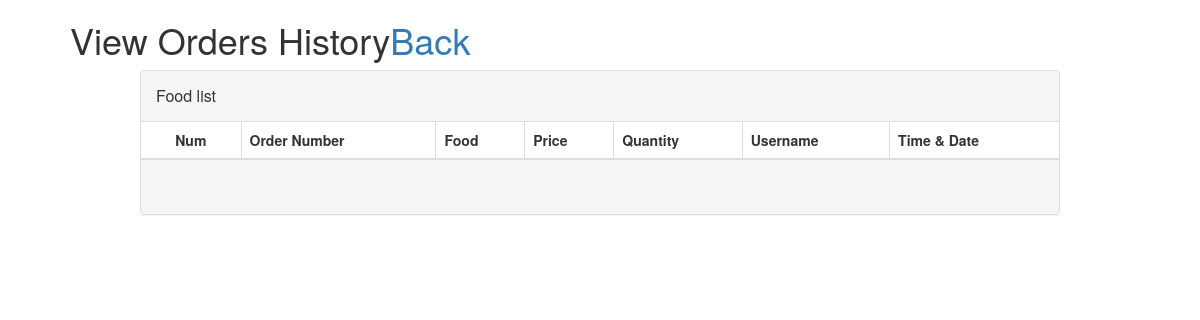
Before: /Superadmin/viewhistoryOrder.php with the older database file.
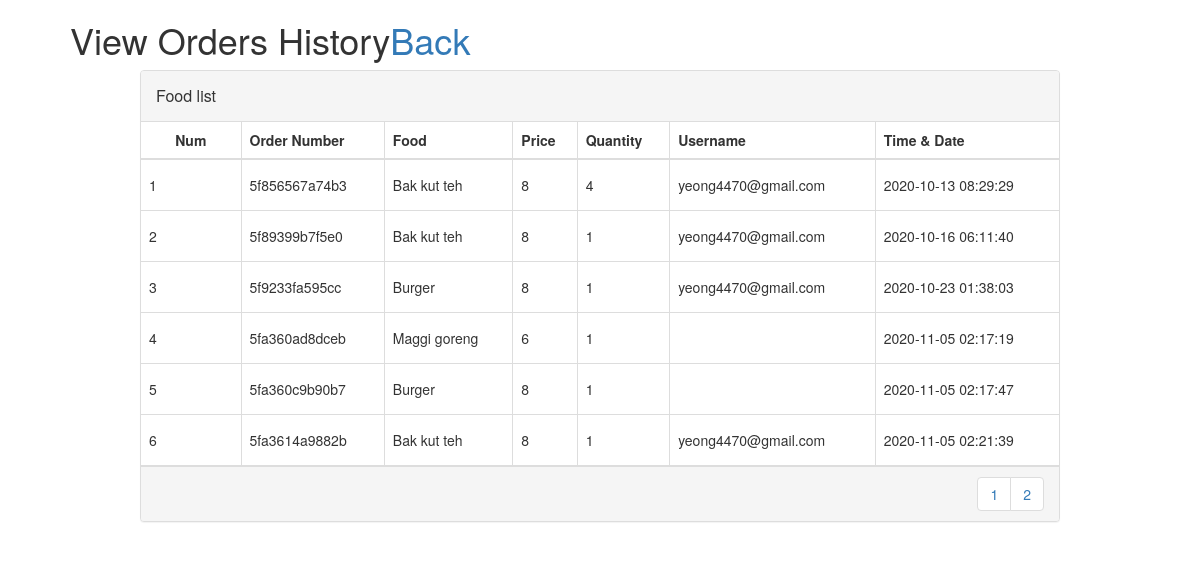
After: the same page with the newer database file.
### tables this page shows
CREATE TABLE `orders` (
  `cust_id` varchar(255) NOT NULL,
  `order_id` int(30) NOT NULL,
  `foodname` varchar(255) NOT NULL,
  `price` int(30) NOT NULL,
  `quantity` int(30) NOT NULL,
  `username` varchar(255) NOT NULL,
  `date_time` timestamp NOT NULL DEFAULT current_timestamp() ON UPDATE current_timestamp()
);

### Superadmin/viewhistoryOrder.php (the view, shortened to what this page needs)
<!DOCTYPE html>
<html>
<head>
    <link href="//maxcdn.bootstrapcdn.com/bootstrap/4.1.1/css/bootstrap.min.css" rel="stylesheet" id="bootstrap-css">
    <link href="//maxcdn.bootstrapcdn.com/bootstrap/3.3.0/css/bootstrap.min.css" rel="stylesheet" id="bootstrap-css">
    <link href="https://cdnjs.cloudflare.com/ajax/libs/font-awesome/4.4.0/css/font-awesome.min.css" rel='stylesheet' type='text/css'>
    <link href="../css/table.css" rel='stylesheet' type='text/css'>
</head>
<?php
require('../database/mysql.php');
$results_per_page = 6;
$sql='SELECT * FROM orders';
$result = mysqli_query($conn, $sql);
$number_of_results = mysqli_num_rows($result);
$number_of_pages = ceil($number_of_results/$results_per_page);
if (!isset($_GET['page'])) {
  $page = 1;
} else {
  $page = $_GET['page'];
}
$this_page_first_result = ($page-1)*$results_per_page;
$sql='SELECT * FROM orders LIMIT ' . $this_page_first_result . ',' .  $results_per_page;
$result = mysqli_query($conn, $sql);
?>
<div class="container">
    <div class="row">
    <h1> &nbsp;&nbsp;&nbsp;&nbsp;View Orders History</h1>
    <h1 style=" text-align: right;"><a href="view.php"  >Back</a></h1>
        <div class="col-md-10 col-md-offset-1">
            <div class="panel panel-default panel-table">
              <div class="panel-heading">
                <div class="row">
                  <div class="col col-xs-6">
                    <h3 class="panel-title">Food list</h3>
                  </div>
                  <div class="col col-xs-6 text-right">
                  </div>
                </div>
              </div>
              <div class="panel-body">
                <table class="table table-bordered">
                  <thead>
                    <tr>
                        <th>Num</th>
                        <th>Order Number</th>
                        <th>Food</th>
                        <th>Price</th>
                        <th>Quantity</th>
                        <th>Username</th>
                        <th>Time & Date</th>
                    </tr>
                  </thead>
                  <tbody>
                          <tr>
                          <?php
                          while($row = mysqli_fetch_array($result)) {
                          ?>
                           <td ><?php echo $row['order_id'];?></td>
                            <td ><?php echo $row['cust_id'];?></td>
                            <td><?php echo $row['foodname'];?></td>
                            <td><?php echo $row['price'];?></td>
                            <td><?php echo $row['quantity'];?></td>
                            <td><?php echo $row['username'];?></td>
                            <td><?php echo $row['date_time'];?></td>
                        </tr>
                          <?php
                            }
                          ?>
                        </tbody>
                </table>
              </div>
              <div class="panel-footer">
                <div class="row">
                  <div class="col col-xs-4">
                  </div>
                  <div class="col col-xs-8">
                    <ul class="pagination hidden-xs pull-right">
                      <?php
                      for ($page=1;$page<=$number_of_pages;$page++) {
                        echo ' <li><a href="viewhistoryOrder.php?page=' . $page . '">' . $page . '</a> </li> ';}
                        ?>
                    </ul>
                  </div>
                </div>
              </div>
</div></div></div>
</html>

Changed rows visible on the page:
added orders: order_id "1", cust "5f856567a74b3", foodname "Bak kut teh", price "8", quantity "4", username "yeong4470@gmail.com", date_time "2020-10-13 08:29:29"
added orders: order_id "2", cust "5f89399b7f5e0", foodname "Bak kut teh", price "8", quantity "1", username "yeong4470@gmail.com", date_time "2020-10-16 06:11:40"
added orders: order_id "3", cust "5f9233fa595cc", foodname "Burger", price "8", quantity "1", username "yeong4470@gmail.com", date_time "2020-10-23 01:38:03"
added orders: order_id "4", cust "5fa360ad8dceb", foodname "Maggi goreng", price "6", quantity "1", date_time "2020-11-05 02:17:19"
added orders: order_id "5", cust "5fa360c9b90b7", foodname "Burger", price "8", quantity "1", date_time "2020-11-05 02:17:47"
added orders: order_id "6", cust "5fa3614a9882b", foodname "Bak kut teh", price "8", quantity "1", username "yeong4470@gmail.com", date_time "2020-11-05 02:21:39"
Other visible differences:
new list line: "1"
new list line: "2"
